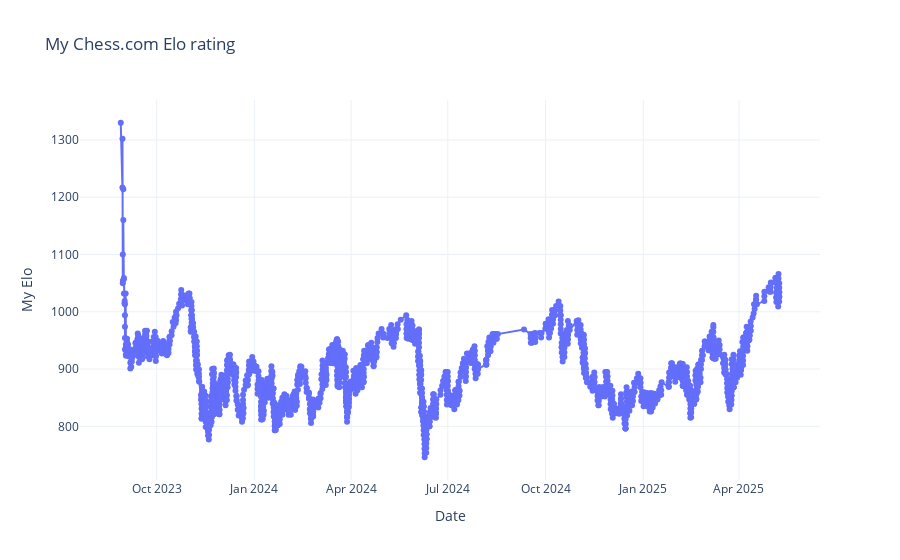

Notebook code for this chart:
### Markdown cell above
### Plot my progress on Chess.com using Plotly

### Code cell
# Aggregate 'My_Elo' values by date
df_daily = df.groupby('datetime_warsaw')['My_Elo'].mean().reset_index()

# Create the figure
fig = go.Figure()

# Add trace
fig.add_trace(go.Scatter(
    x=df_daily['datetime_warsaw'],
    y=df_daily['My_Elo'],
    mode='lines+markers',
    name='My Elo'
))

# Update layout to match the style of the Matplotlib plot
fig.update_layout(
    title='My Chess.com Elo rating',
    xaxis_title='Date',
    yaxis_title='My Elo',
    xaxis=dict(showgrid=True),
    yaxis=dict(showgrid=True),
    template='plotly_white'
)

# Show plot
fig.show()

### Figure 1 — Plotly figure (JSON) as saved in the notebook; plotly's stock layout.template omitted (floating-point values rounded to 4 significant figures; data arrays with more than 128 entries replaced by an {"elided": "..."} marker saying what was removed)
{"data": [{"mode": "lines+markers", "name": "My Elo", "type": "scatter", "x": {"elided": "2577 str values"}, "y": {"elided": "2577 float values"}}], "layout": {"title": {"text": "My Chess.com Elo rating"}, "xaxis": {"showgrid": true, "title": {"text": "Date"}}, "yaxis": {"showgrid": true, "title": {"text": "My Elo"}}}}
